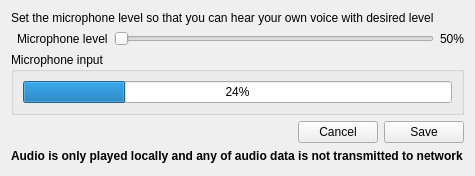
<?xml version="1.0" encoding="UTF-8"?>
<ui version="4.0">
 <class>MicrophoneAdjustmentWidget</class>
 <widget class="QWidget" name="MicrophoneAdjustmentWidget">
  <property name="geometry">
   <rect>
    <x>0</x>
    <y>0</y>
    <width>475</width>
    <height>176</height>
   </rect>
  </property>
  <property name="windowTitle">
   <string>Local Microphone Testing</string>
  </property>
  <layout class="QVBoxLayout" name="verticalLayout_3">
   <item>
    <widget class="QLabel" name="label_4">
     <property name="text">
      <string>Set the microphone level so that you can hear your own voice with desired level</string>
     </property>
     <property name="wordWrap">
      <bool>true</bool>
     </property>
    </widget>
   </item>
   <item>
    <layout class="QHBoxLayout" name="horizontalLayout">
     <item>
      <widget class="QWidget" name="widget" native="true"/>
     </item>
     <item>
      <widget class="QLabel" name="label">
       <property name="text">
        <string>Microphone level</string>
       </property>
      </widget>
     </item>
     <item>
      <widget class="QSlider" name="microphoneLevelSlider">
       <property name="maximum">
        <number>100</number>
       </property>
       <property name="orientation">
        <enum>Qt::Horizontal</enum>
       </property>
      </widget>
     </item>
     <item>
      <widget class="QLabel" name="microphoneLevelLabel">
       <property name="text">
        <string>50%</string>
       </property>
      </widget>
     </item>
    </layout>
   </item>
   <item>
    <widget class="QGroupBox" name="groupBox">
     <property name="title">
      <string>Microphone input</string>
     </property>
     <layout class="QVBoxLayout" name="verticalLayout_2">
      <item>
       <layout class="QVBoxLayout" name="verticalLayout">
        <item>
         <widget class="QProgressBar" name="audioLevelProgressBar">
          <property name="value">
           <number>24</number>
          </property>
         </widget>
        </item>
       </layout>
      </item>
     </layout>
    </widget>
   </item>
   <item>
    <layout class="QHBoxLayout" name="horizontalLayout_2">
     <item>
      <spacer name="horizontalSpacer">
       <property name="orientation">
        <enum>Qt::Horizontal</enum>
       </property>
       <property name="sizeHint" stdset="0">
        <size>
         <width>40</width>
         <height>20</height>
        </size>
       </property>
      </spacer>
     </item>
     <item>
      <widget class="QPushButton" name="cancelButton">
       <property name="text">
        <string>Cancel</string>
       </property>
      </widget>
     </item>
     <item>
      <widget class="QPushButton" name="saveButton">
       <property name="text">
        <string>Save</string>
       </property>
      </widget>
     </item>
    </layout>
   </item>
   <item>
    <widget class="QLabel" name="label_2">
     <property name="font">
      <font>
       <weight>75</weight>
       <bold>true</bold>
      </font>
     </property>
     <property name="text">
      <string>Audio is only played locally and any of audio data is not transmitted to network</string>
     </property>
     <property name="wordWrap">
      <bool>true</bool>
     </property>
    </widget>
   </item>
   <item>
    <spacer name="verticalSpacer">
     <property name="orientation">
      <enum>Qt::Vertical</enum>
     </property>
     <property name="sizeHint" stdset="0">
      <size>
       <width>20</width>
       <height>40</height>
      </size>
     </property>
    </spacer>
   </item>
  </layout>
 </widget>
 <resources/>
 <connections/>
</ui>
